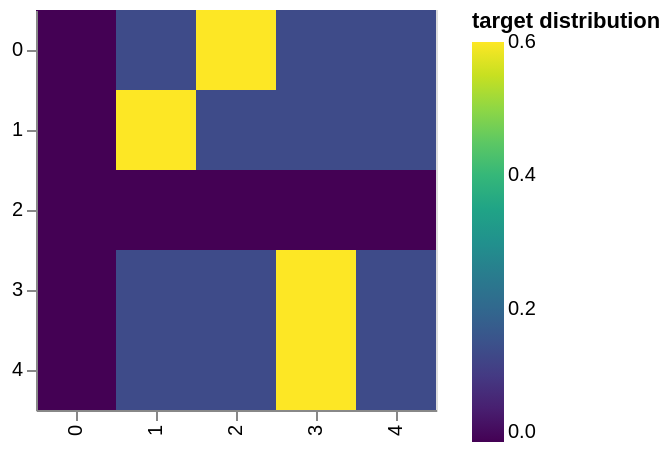

Notebook code for this chart:
### Markdown cell above
> Here we can see an example of how the mass is distributed to the
> words based on confidence.

### Code cell
# Example of label smoothing.


def example_label_smoothing():
    crit = LabelSmoothing(5, 0, 0.4)
    predict = torch.FloatTensor(
        [
            [0, 0.2, 0.7, 0.1, 0],
            [0, 0.2, 0.7, 0.1, 0],
            [0, 0.2, 0.7, 0.1, 0],
            [0, 0.2, 0.7, 0.1, 0],
            [0, 0.2, 0.7, 0.1, 0],
        ]
    )
    crit(x=predict.log(), target=torch.LongTensor([2, 1, 0, 3, 3]))
    LS_data = pd.concat(
        [
            pd.DataFrame(
                {
                    "target distribution": crit.true_dist[x, y].flatten(),
                    "columns": y,
                    "rows": x,
                }
            )
            for y in range(5)
            for x in range(5)
        ]
    )

    return (
        alt.Chart(LS_data)
        .mark_rect(color="Blue", opacity=1)
        .properties(height=200, width=200)
        .encode(
            alt.X("columns:O", title=None),
            alt.Y("rows:O", title=None),
            alt.Color(
                "target distribution:Q", scale=alt.Scale(scheme="viridis")
            ),
        )
        .interactive()
    )


show_example(example_label_smoothing)

### Figure 1 — Vega-Lite specification as saved in the notebook (floating-point values rounded to 4 significant figures)
{"config": {"view": {"continuousWidth": 300, "continuousHeight": 300}}, "data": {"name": "data-462a8ac05baef651a79f7b45de1311d5"}, "mark": {"type": "rect", "color": "Blue", "opacity": 1}, "encoding": {"color": {"field": "target distribution", "scale": {"scheme": "viridis"}, "type": "quantitative"}, "x": {"field": "columns", "title": null, "type": "ordinal"}, "y": {"field": "rows", "title": null, "type": "ordinal"}}, "height": 200, "params": [{"name": "param_1e9efca18e7a2868", "select": {"type": "interval", "encodings": ["x", "y"]}, "bind": "scales"}], "width": 200, "$schema": "https://vega.github.io/schema/vega-lite/v6.1.0.json", "datasets": {"data-462a8ac05baef651a79f7b45de1311d5": [{"target distribution": 0.0, "columns": 0, "rows": 0}, {"target distribution": 0.0, "columns": 0, "rows": 1}, {"target distribution": 0.0, "columns": 0, "rows": 2}, {"target distribution": 0.0, "columns": 0, "rows": 3}, {"target distribution": 0.0, "columns": 0, "rows": 4}, {"target distribution": 0.1333, "columns": 1, "rows": 0}, {"target distribution": 0.6, "columns": 1, "rows": 1}, {"target distribution": 0.0, "columns": 1, "rows": 2}, {"target distribution": 0.1333, "columns": 1, "rows": 3}, {"target distribution": 0.1333, "columns": 1, "rows": 4}, {"target distribution": 0.6, "columns": 2, "rows": 0}, {"target distribution": 0.1333, "columns": 2, "rows": 1}, {"target distribution": 0.0, "columns": 2, "rows": 2}, {"target distribution": 0.1333, "columns": 2, "rows": 3}, {"target distribution": 0.1333, "columns": 2, "rows": 4}, {"target distribution": 0.1333, "columns": 3, "rows": 0}, {"target distribution": 0.1333, "columns": 3, "rows": 1}, {"target distribution": 0.0, "columns": 3, "rows": 2}, {"target distribution": 0.6, "columns": 3, "rows": 3}, {"target distribution": 0.6, "columns": 3, "rows": 4}, {"target distribution": 0.1333, "columns": 4, "rows": 0}, {"target distribution": 0.1333, "columns": 4, "rows": 1}, {"target distribution": 0.0, "columns": 4, "rows": 2}, {"target distribution": 0.1333, "columns": 4, "rows": 3}, {"target distribution": 0.1333, "columns": 4, "rows": 4}]}}
